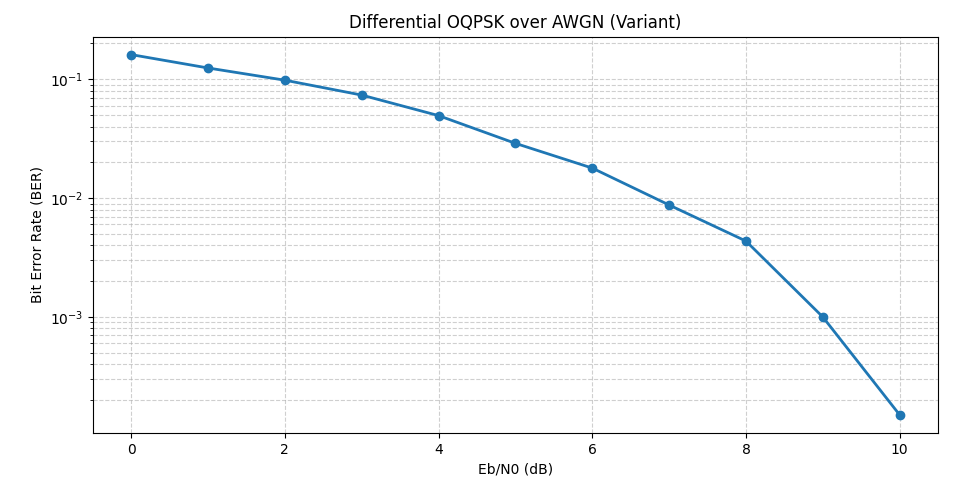

Python code for this plot:
"""D: Differentially encoded OQPSK performance over AWGN (variant)."""

import matplotlib
import numpy as np

for name in ("TkAgg", "QtAgg", "Qt5Agg"):
    try:
        matplotlib.use(name)
        break
    except Exception:
        pass
import matplotlib.pyplot as plt

EBN0_DB = np.arange(0, 11)
rng = np.random.default_rng(107)

BIT2PHASE = {
    (0, 0): 0.0,
    (0, 1): np.pi / 2,
    (1, 1): np.pi,
    (1, 0): -np.pi / 2,
}
PHASE_REF = np.array([0.0, np.pi / 2, np.pi, -np.pi / 2])
BITS_REF = np.array([[0, 0], [0, 1], [1, 1], [1, 0]], dtype=int)


def bits_for(db: int) -> int:
    if db <= 3:
        return 5000
    if db <= 6:
        return 9000
    return 20000


def diff_encode(bits: np.ndarray) -> np.ndarray:
    dibits = bits.reshape(-1, 2)
    dphi = np.array([BIT2PHASE[(int(a), int(b))] for a, b in dibits])
    theta = np.empty(dphi.size + 1, dtype=float)
    theta[0] = np.pi / 4
    theta[1:] = theta[0] + np.cumsum(dphi)
    return np.exp(1j * theta)


def tx_oqpsk(sym: np.ndarray) -> np.ndarray:
    x = np.zeros(2 * sym.size, dtype=np.complex128)
    x[0::2] = np.real(sym)
    x[1::2] = 1j * np.imag(sym)
    return x


def rx_oqpsk(x: np.ndarray) -> np.ndarray:
    return np.real(x[0::2]) + 1j * np.imag(x[1::2])


def detect_bits(r_sym: np.ndarray) -> np.ndarray:
    z = r_sym[1:] * np.conj(r_sym[:-1])
    phi = np.angle(z)[:, None]
    err = np.abs(np.angle(np.exp(1j * (phi - PHASE_REF[None, :]))))
    idx = np.argmin(err, axis=1)
    return BITS_REF[idx].reshape(-1)


def ber_point(db: int) -> float:
    n = bits_for(db)
    if n % 2:
        n += 1
    bits = rng.integers(0, 2, n)
    sym = diff_encode(bits)
    tx = tx_oqpsk(sym)

    ebn0 = 10 ** (db / 10)
    n0 = 0.5 / ebn0
    sigma = np.sqrt(n0 / 2)
    noise = sigma * (rng.standard_normal(tx.size) + 1j * rng.standard_normal(tx.size))
    rx = tx + noise

    bits_hat = detect_bits(rx_oqpsk(rx))
    err = int(np.sum(bits_hat != bits))
    ber = err / n if err > 0 else 1.0 / n
    print(f"Eb/N0={db:>2} dB  bits={n:>6}  BER={ber:.3e}  errors={err}")
    return ber


ber = np.array([ber_point(int(db)) for db in EBN0_DB], dtype=float)
ber = np.minimum.accumulate(ber)

plt.figure(figsize=(8, 5))
plt.semilogy(EBN0_DB, ber, "o-", linewidth=2, markersize=6)
plt.grid(True, which="both", ls="--", alpha=0.6)
plt.xlabel("Eb/N0 (dB)")
plt.ylabel("Bit Error Rate (BER)")
plt.title("Differential OQPSK over AWGN (Variant)")
plt.tight_layout()
plt.show(block=True)
